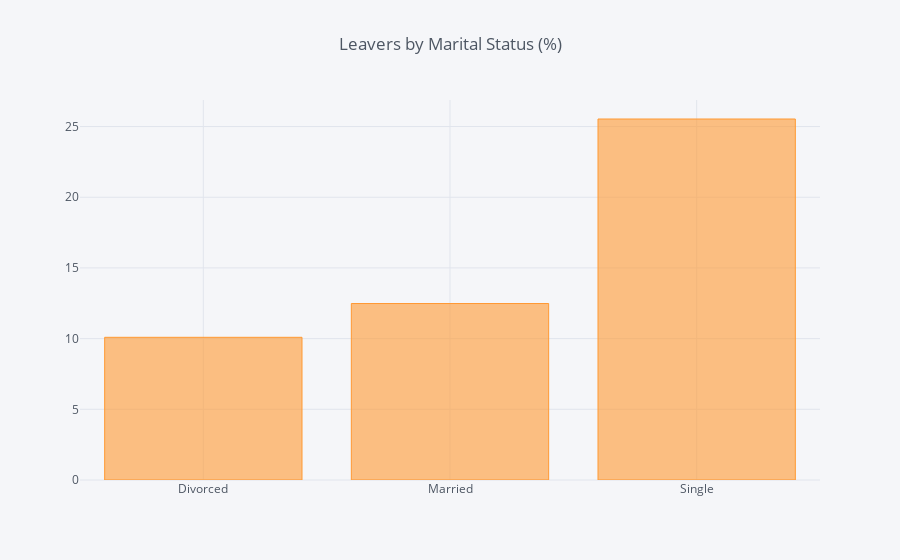

The code cell stored with this chart in its notebook:
### Code cell
df_Marital = pd.DataFrame(columns=["Marital Status", "% of Leavers"])
i=0
for field in list(df_HR['MaritalStatus'].unique()):
    ratio = df_HR[(df_HR['MaritalStatus']==field)&(df_HR['Attrition']=="Yes")].shape[0] / df_HR[df_HR['MaritalStatus']==field].shape[0]
    df_Marital.loc[i] = (field, ratio*100)
    i += 1
    #print("In {}, the ratio of leavers is {:.2f}%".format(field, ratio*100))    
df_MF = df_Marital.groupby(by="Marital Status").sum()
df_MF.iplot(kind='bar',title='Leavers by Marital Status (%)')

### Figure 1 — Plotly figure (JSON) as saved in the notebook; plotly's stock layout.template omitted (floating-point values rounded to 4 significant figures)
{"data": [{"marker": {"color": "rgba(255, 153, 51, 0.6)", "line": {"color": "rgba(255, 153, 51, 1.0)", "width": 1}}, "name": "% of Leavers", "orientation": "v", "text": "", "type": "bar", "uid": "7c1991ad-b5d0-4b99-b12e-20a0bb6c5102", "x": ["Divorced", "Married", "Single"], "y": [10.09, 12.48, 25.53]}], "layout": {"legend": {"bgcolor": "#F5F6F9", "font": {"color": "#4D5663"}}, "paper_bgcolor": "#F5F6F9", "plot_bgcolor": "#F5F6F9", "title": {"font": {"color": "#4D5663"}, "text": "Leavers by Marital Status (%)"}, "xaxis": {"gridcolor": "#E1E5ED", "showgrid": true, "tickfont": {"color": "#4D5663"}, "title": {"font": {"color": "#4D5663"}, "text": ""}, "zerolinecolor": "#E1E5ED"}, "yaxis": {"gridcolor": "#E1E5ED", "showgrid": true, "tickfont": {"color": "#4D5663"}, "title": {"font": {"color": "#4D5663"}, "text": ""}, "zerolinecolor": "#E1E5ED"}}}
